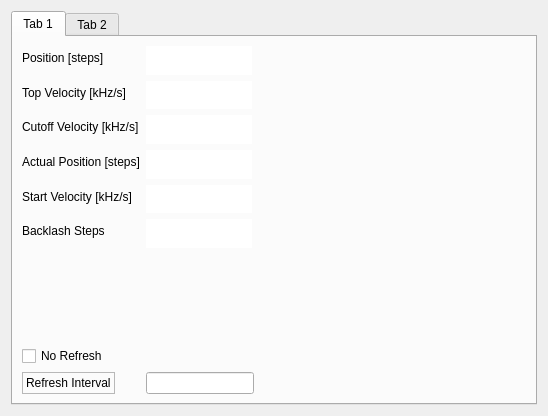
<?xml version="1.0" encoding="UTF-8"?>
<ui version="4.0">
 <class>Dialog</class>
 <widget class="QDialog" name="Dialog">
  <property name="geometry">
   <rect>
    <x>0</x>
    <y>0</y>
    <width>548</width>
    <height>416</height>
   </rect>
  </property>
  <property name="sizePolicy">
   <sizepolicy hsizetype="Expanding" vsizetype="Expanding">
    <horstretch>0</horstretch>
    <verstretch>0</verstretch>
   </sizepolicy>
  </property>
  <property name="minimumSize">
   <size>
    <width>548</width>
    <height>416</height>
   </size>
  </property>
  <property name="windowTitle">
   <string>Dialog</string>
  </property>
  <layout class="QHBoxLayout" name="horizontalLayout_4">
   <item>
    <layout class="QHBoxLayout" name="horizontalLayout_2">
     <item>
      <widget class="QTabWidget" name="tabWidget">
       <property name="toolTip">
        <string/>
       </property>
       <property name="statusTip">
        <string/>
       </property>
       <property name="currentIndex">
        <number>0</number>
       </property>
       <widget class="QWidget" name="Plunger_Properties">
        <property name="toolTip">
         <string/>
        </property>
        <property name="statusTip">
         <string/>
        </property>
        <property name="whatsThis">
         <string/>
        </property>
        <attribute name="title">
         <string>Tab 1</string>
        </attribute>
        <layout class="QGridLayout" name="gridLayout">
         <item row="0" column="0">
          <layout class="QFormLayout" name="formLayout_2">
           <property name="fieldGrowthPolicy">
            <enum>QFormLayout::FieldsStayAtSizeHint</enum>
           </property>
           <property name="labelAlignment">
            <set>Qt::AlignLeading|Qt::AlignLeft|Qt::AlignTop</set>
           </property>
           <property name="formAlignment">
            <set>Qt::AlignLeading|Qt::AlignLeft|Qt::AlignTop</set>
           </property>
           <item row="1" column="0">
            <widget class="QLabel" name="Position">
             <property name="frameShape">
              <enum>QFrame::NoFrame</enum>
             </property>
             <property name="text">
              <string>Position [steps]</string>
             </property>
             <property name="alignment">
              <set>Qt::AlignLeading|Qt::AlignLeft|Qt::AlignVCenter</set>
             </property>
            </widget>
           </item>
           <item row="2" column="0">
            <widget class="QLabel" name="Top_Velocity">
             <property name="text">
              <string>Top Velocity [kHz/s]</string>
             </property>
            </widget>
           </item>
           <item row="3" column="0">
            <widget class="QLabel" name="Cutoff_Velocity">
             <property name="layoutDirection">
              <enum>Qt::LeftToRight</enum>
             </property>
             <property name="text">
              <string>Cutoff Velocity [kHz/s]</string>
             </property>
            </widget>
           </item>
           <item row="3" column="1">
            <widget class="QLineEdit" name="Cutoff_Velocity_Edit">
             <property name="sizePolicy">
              <sizepolicy hsizetype="Expanding" vsizetype="Expanding">
               <horstretch>0</horstretch>
               <verstretch>0</verstretch>
              </sizepolicy>
             </property>
             <property name="frame">
              <bool>false</bool>
             </property>
             <property name="readOnly">
              <bool>true</bool>
             </property>
            </widget>
           </item>
           <item row="4" column="0">
            <widget class="QLabel" name="Actual_Position">
             <property name="toolTip">
              <string>Reports the actual position of the Plunger</string>
             </property>
             <property name="statusTip">
              <string/>
             </property>
             <property name="text">
              <string>Actual Position [steps]</string>
             </property>
            </widget>
           </item>
           <item row="4" column="1">
            <widget class="QLineEdit" name="Actual_Position_Edit">
             <property name="sizePolicy">
              <sizepolicy hsizetype="Expanding" vsizetype="Expanding">
               <horstretch>0</horstretch>
               <verstretch>0</verstretch>
              </sizepolicy>
             </property>
             <property name="frame">
              <bool>false</bool>
             </property>
             <property name="readOnly">
              <bool>true</bool>
             </property>
             <property name="placeholderText">
              <string/>
             </property>
            </widget>
           </item>
           <item row="5" column="0">
            <widget class="QLabel" name="Start_Velocity">
             <property name="text">
              <string>Start Velocity [kHz/s]</string>
             </property>
            </widget>
           </item>
           <item row="5" column="1">
            <widget class="QLineEdit" name="Start_Velocity_Edit">
             <property name="sizePolicy">
              <sizepolicy hsizetype="Expanding" vsizetype="Expanding">
               <horstretch>0</horstretch>
               <verstretch>0</verstretch>
              </sizepolicy>
             </property>
             <property name="frame">
              <bool>false</bool>
             </property>
             <property name="readOnly">
              <bool>true</bool>
             </property>
            </widget>
           </item>
           <item row="6" column="0">
            <widget class="QLabel" name="Backlash_Steps">
             <property name="text">
              <string>Backlash Steps</string>
             </property>
            </widget>
           </item>
           <item row="6" column="1">
            <widget class="QLineEdit" name="Backlash_Steps_Edit">
             <property name="sizePolicy">
              <sizepolicy hsizetype="Expanding" vsizetype="Expanding">
               <horstretch>0</horstretch>
               <verstretch>0</verstretch>
              </sizepolicy>
             </property>
             <property name="frame">
              <bool>false</bool>
             </property>
             <property name="readOnly">
              <bool>true</bool>
             </property>
            </widget>
           </item>
           <item row="7" column="1">
            <spacer name="verticalSpacer">
             <property name="orientation">
              <enum>Qt::Vertical</enum>
             </property>
             <property name="sizeHint" stdset="0">
              <size>
               <width>20</width>
               <height>80</height>
              </size>
             </property>
            </spacer>
           </item>
           <item row="8" column="0" colspan="2">
            <layout class="QHBoxLayout" name="horizontalLayout_3"/>
           </item>
           <item row="9" column="0">
            <widget class="QCheckBox" name="noRefresh">
             <property name="text">
              <string>No Refresh</string>
             </property>
            </widget>
           </item>
           <item row="10" column="0">
            <widget class="QLabel" name="refresh_interval">
             <property name="frameShape">
              <enum>QFrame::StyledPanel</enum>
             </property>
             <property name="text">
              <string>Refresh Interval</string>
             </property>
            </widget>
           </item>
           <item row="10" column="1">
            <widget class="QLineEdit" name="refresh_interval_edit">
             <property name="toolTip">
              <string>Enter the Refresh Interval in Seconds</string>
             </property>
             <property name="statusTip">
              <string/>
             </property>
             <property name="whatsThis">
              <string/>
             </property>
             <property name="text">
              <string/>
             </property>
             <property name="frame">
              <bool>true</bool>
             </property>
             <property name="placeholderText">
              <string/>
             </property>
            </widget>
           </item>
           <item row="1" column="1">
            <widget class="QLineEdit" name="Position_Edit">
             <property name="sizePolicy">
              <sizepolicy hsizetype="Expanding" vsizetype="Expanding">
               <horstretch>0</horstretch>
               <verstretch>0</verstretch>
              </sizepolicy>
             </property>
             <property name="frame">
              <bool>false</bool>
             </property>
             <property name="readOnly">
              <bool>true</bool>
             </property>
            </widget>
           </item>
           <item row="2" column="1">
            <widget class="QLineEdit" name="Top_Velocity_Edit">
             <property name="sizePolicy">
              <sizepolicy hsizetype="Expanding" vsizetype="Expanding">
               <horstretch>0</horstretch>
               <verstretch>0</verstretch>
              </sizepolicy>
             </property>
             <property name="frame">
              <bool>false</bool>
             </property>
             <property name="readOnly">
              <bool>true</bool>
             </property>
            </widget>
           </item>
          </layout>
         </item>
        </layout>
       </widget>
       <widget class="QWidget" name="tab_2">
        <attribute name="title">
         <string>Tab 2</string>
        </attribute>
        <layout class="QHBoxLayout" name="horizontalLayout_6">
         <item>
          <layout class="QFormLayout" name="formLayout">
           <property name="labelAlignment">
            <set>Qt::AlignLeading|Qt::AlignLeft|Qt::AlignTop</set>
           </property>
           <property name="formAlignment">
            <set>Qt::AlignLeading|Qt::AlignLeft|Qt::AlignTop</set>
           </property>
           <item row="0" column="0">
            <widget class="QLabel" name="Position_2">
             <property name="frameShape">
              <enum>QFrame::NoFrame</enum>
             </property>
             <property name="text">
              <string>Fluid Sensor</string>
             </property>
            </widget>
           </item>
           <item row="1" column="0">
            <widget class="QLabel" name="Start_Velocity_2">
             <property name="text">
              <string>Buffer Status</string>
             </property>
            </widget>
           </item>
           <item row="2" column="0">
            <widget class="QLabel" name="Firmware_Version">
             <property name="text">
              <string>Firmware Version</string>
             </property>
            </widget>
           </item>
           <item row="3" column="0">
            <widget class="QLabel" name="Firmware_Checksum">
             <property name="text">
              <string>Firmware CheckSum</string>
             </property>
            </widget>
           </item>
           <item row="0" column="1">
            <widget class="QLineEdit" name="Fluid_Sensor_Edit">
             <property name="frame">
              <bool>false</bool>
             </property>
             <property name="readOnly">
              <bool>true</bool>
             </property>
            </widget>
           </item>
           <item row="1" column="1">
            <widget class="QLineEdit" name="Buffer_Status_Edit">
             <property name="frame">
              <bool>false</bool>
             </property>
             <property name="readOnly">
              <bool>true</bool>
             </property>
            </widget>
           </item>
           <item row="2" column="1">
            <widget class="QLineEdit" name="Version_Edit">
             <property name="frame">
              <bool>false</bool>
             </property>
             <property name="readOnly">
              <bool>true</bool>
             </property>
            </widget>
           </item>
           <item row="3" column="1">
            <widget class="QLineEdit" name="Checksum_Edit">
             <property name="frame">
              <bool>false</bool>
             </property>
             <property name="readOnly">
              <bool>true</bool>
             </property>
            </widget>
           </item>
          </layout>
         </item>
         <item>
          <layout class="QHBoxLayout" name="horizontalLayout_5"/>
         </item>
        </layout>
       </widget>
      </widget>
     </item>
    </layout>
   </item>
  </layout>
 </widget>
 <resources/>
 <connections/>
</ui>
